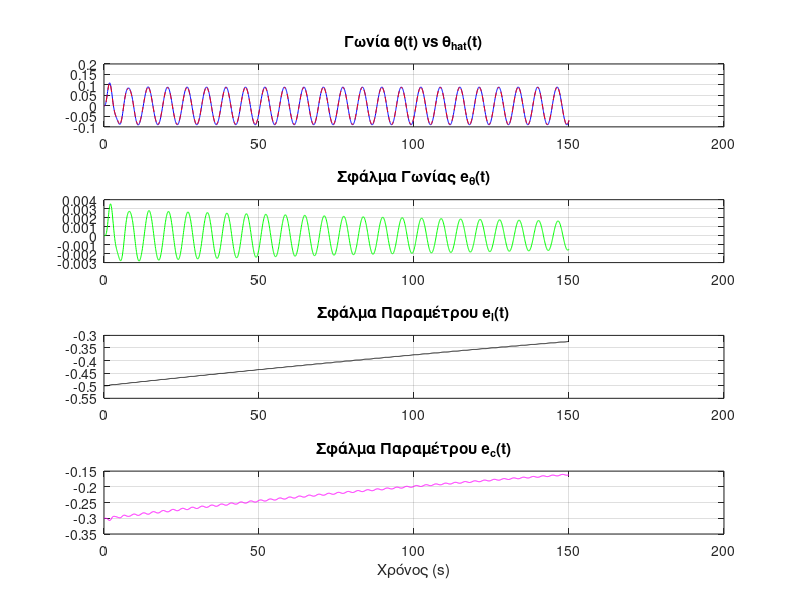
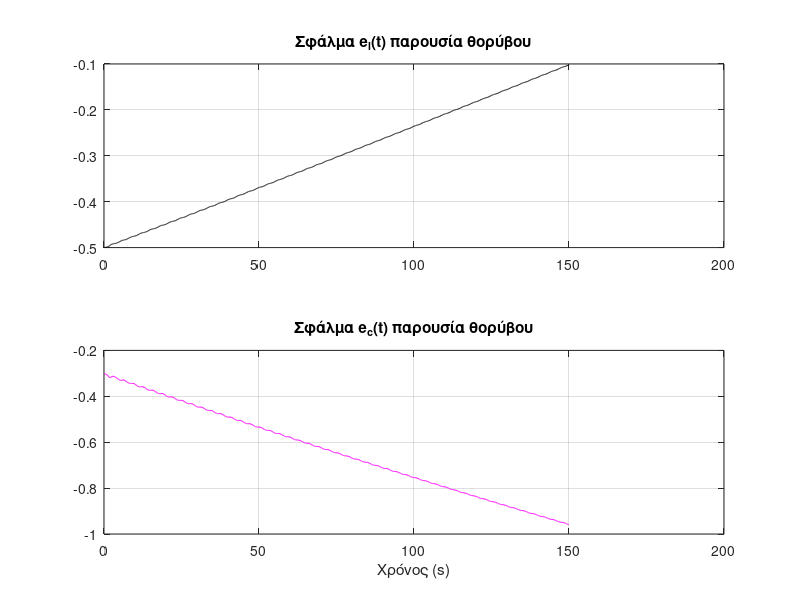
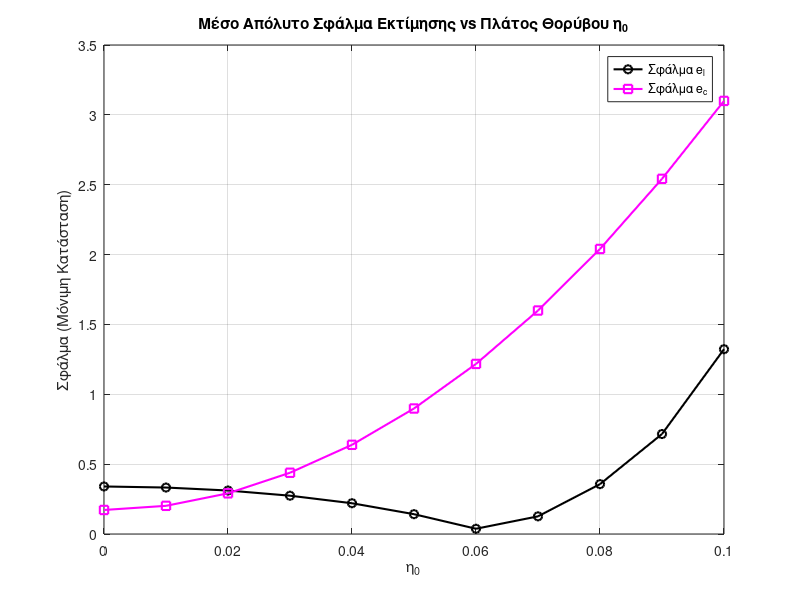

Recreate these plots in MATLAB, in order.
clear; clc; close all;

% --- 1. Παράμετροι Συστήματος ---
g = 9.81;     % Επιτάχυνση βαρύτητας
l = 1.5;      % Πραγματικό μήκος (επιλογή στο [1, 2.5])
c = 0.5;      % Πραγματική απόσβεση (επιλογή στο [0.2, 0.8])

% --- 2. Παράμετροι Εκτιμητή ---
gamma1 = 10;  % Κέρδος προσαρμογής για το a (a = g/l)
gamma2 = 5;   % Κέρδος προσαρμογής για το c
L1 = 10;      % Κέρδος σφάλματος θέσης (Observer)
L2 = 10;      % Κέρδος σφάλματος ταχύτητας (Observer)

tspan = [0 150];
% Αρχικές συνθήκες: [theta, theta_dot, theta_hat, theta_dot_hat, a_hat, c_hat]
% Έστω ότι ξεκινάμε με μια αρχική εκτίμηση l_hat = 1.0 -> a_hat = 9.81
X0 = [0; 0; 0; 0; g/1.0; 0.2]; 

% =========================================================================
% ΣΥΝΑΡΤΗΣΗ ΔΥΝΑΜΙΚΟΥ ΣΥΣΤΗΜΑΤΟΣ (ΕΝΣΩΜΑΤΩΜΕΝΗ)
% =========================================================================
function dX = pendulum_sys(t, X, g, l_real, c_real, gamma1, gamma2, L1, L2, eta_0)
    % Είσοδος
    u = 0.5 * sin(t);
    
    % Θόρυβος Μετρήσεων
    eta = eta_0 * sin(20 * pi * t);
    
    % Καταστάσεις
    theta_true     = X(1);
    theta_dot_true = X(2);
    theta_hat      = X(3);
    theta_dot_hat  = X(4);
    a_hat          = X(5); 
    c_hat          = X(6);
    
    % Μετρήσεις (προσθήκη θορύβου)
    theta_m     = theta_true + eta;
    theta_dot_m = theta_dot_true + eta;
    u_m         = u + eta;
    
    % Πραγματικό Σύστημα
    theta_ddot_true = -(g/l_real) * sin(theta_true) - c_real * theta_dot_true + u;
    
    % Σφάλματα βασισμένα στις μετρήσεις
    e_theta     = theta_m - theta_hat;
    e_theta_dot = theta_dot_m - theta_dot_hat;
    
    % Εκτιμητής ταχύτητας & επιτάχυνσης 
    theta_ddot_hat = -a_hat * sin(theta_m) - c_hat * theta_dot_m + u_m;
    
    % Νόμοι Προσαρμογής Lyapunov
    a_hat_dot = -gamma1 * e_theta_dot * sin(theta_m);
    c_hat_dot = -gamma2 * e_theta_dot * theta_dot_m;
    
    % Παράγωγοι
    dX = zeros(6,1);
    dX(1) = theta_dot_true;
    dX(2) = theta_ddot_true;
    dX(3) = theta_dot_hat + L1 * e_theta;       
    dX(4) = theta_ddot_hat + L2 * e_theta_dot;  
    dX(5) = a_hat_dot;
    dX(6) = c_hat_dot;
end

% =========================================================================
% ΘΕΜΑ 2.α: ΧΩΡΙΣ ΘΟΡΥΒΟ
% =========================================================================
eta_a = 0;
[t_a, X_a] = ode45(@(t,X) pendulum_sys(t, X, g, l, c, gamma1, gamma2, L1, L2, eta_a), tspan, X0);

theta_a     = X_a(:,1);
theta_hat_a = X_a(:,3);
e_theta_a   = theta_a - theta_hat_a;

% Μετατροπή a_hat πίσω σε l_hat
l_hat_a = g ./ X_a(:,5);
c_hat_a = X_a(:,6);

e_l_a = l_hat_a - l;
e_c_a = c_hat_a - c;

figure('Name', 'Θέμα 2.α: Εκτίμηση με Μέθοδο Lyapunov (Χωρίς Θόρυβο)');
subplot(4,1,1); plot(t_a, theta_a, 'b', t_a, theta_hat_a, 'r--'); title('Γωνία \theta(t) vs \theta_{hat}(t)'); grid on;
subplot(4,1,2); plot(t_a, e_theta_a, 'g'); title('Σφάλμα Γωνίας e_\theta(t)'); grid on;
subplot(4,1,3); plot(t_a, e_l_a, 'k'); title('Σφάλμα Παραμέτρου e_l(t)'); grid on;
subplot(4,1,4); plot(t_a, e_c_a, 'm'); title('Σφάλμα Παραμέτρου e_c(t)'); xlabel('Χρόνος (s)'); grid on;

% =========================================================================
% ΘΕΜΑ 2.β: ΜΕ ΘΟΡΥΒΟ ΚΑΙ ΜΕΛΕΤΗ ΣΦΑΛΜΑΤΟΣ
% =========================================================================
% Δημιουργία γραφήματος για μία ενδεικτική τιμή θορύβου (π.χ. eta_0 = 0.05)
eta_b = 0.05;
[t_b, X_b] = ode45(@(t,X) pendulum_sys(t, X, g, l, c, gamma1, gamma2, L1, L2, eta_b), tspan, X0);

l_hat_b = g ./ X_b(:,5);
e_l_b = l_hat_b - l;
e_c_b = X_b(:,6) - c;

figure('Name', 'Θέμα 2.β: Ενδεικτικό Γράφημα με Θόρυβο (\eta_0 = 0.05)');
subplot(2,1,1); plot(t_b, e_l_b, 'k'); title('Σφάλμα e_l(t) παρουσία θορύβου'); grid on;
subplot(2,1,2); plot(t_b, e_c_b, 'm'); title('Σφάλμα e_c(t) παρουσία θορύβου'); xlabel('Χρόνος (s)'); grid on;

% Μελέτη σφάλματος ως προς το πλάτος του θορύβου
eta_vals = 0:0.01:0.1;
err_l_steady = zeros(length(eta_vals), 1);
err_c_steady = zeros(length(eta_vals), 1);

for i = 1:length(eta_vals)
    [~, X_temp] = ode45(@(t,X) pendulum_sys(t, X, g, l, c, gamma1, gamma2, L1, L2, eta_vals(i)), tspan, X0);
    
    l_temp = g ./ X_temp(:, 5);
    c_temp = X_temp(:, 6);
    
    % Υπολογισμός Mean Absolute Error στα τελευταία 30 sec (steady state)
    idx_steady = round(0.8 * length(X_temp)) : length(X_temp);
    err_l_steady(i) = mean(abs(l_temp(idx_steady) - l));
    err_c_steady(i) = mean(abs(c_temp(idx_steady) - c));
end

figure('Name', 'Θέμα 2.β: Σφάλμα vs Πλάτος Θορύβου');
plot(eta_vals, err_l_steady, 'ko-', 'LineWidth', 1.5); hold on;
plot(eta_vals, err_c_steady, 'ms-', 'LineWidth', 1.5);
title('Μέσο Απόλυτο Σφάλμα Εκτίμησης vs Πλάτος Θορύβου \eta_0');
xlabel('\eta_0'); ylabel('Σφάλμα (Μόνιμη Κατάσταση)');
legend('Σφάλμα e_l', 'Σφάλμα e_c'); grid on;
